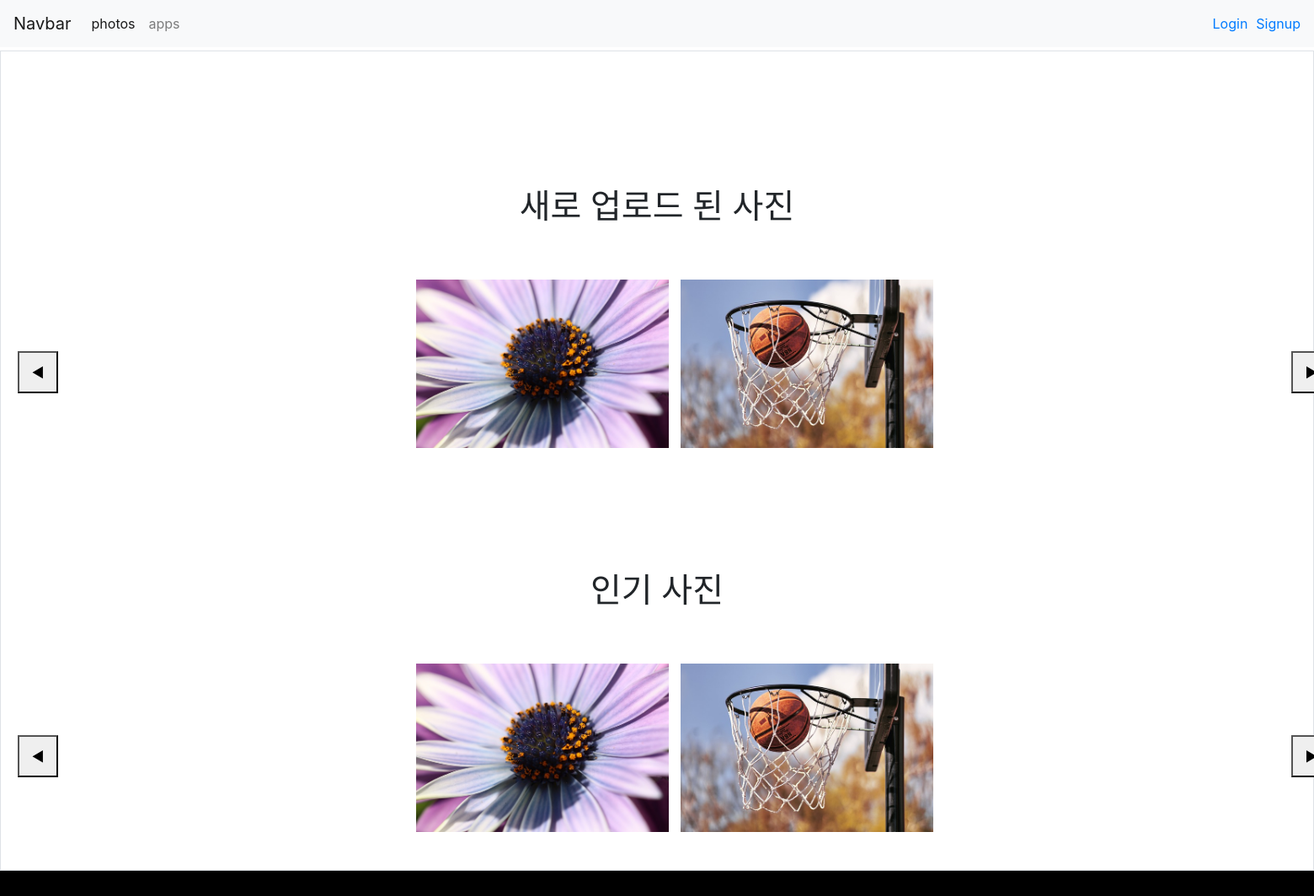
Before: /photos/ with the older database file.
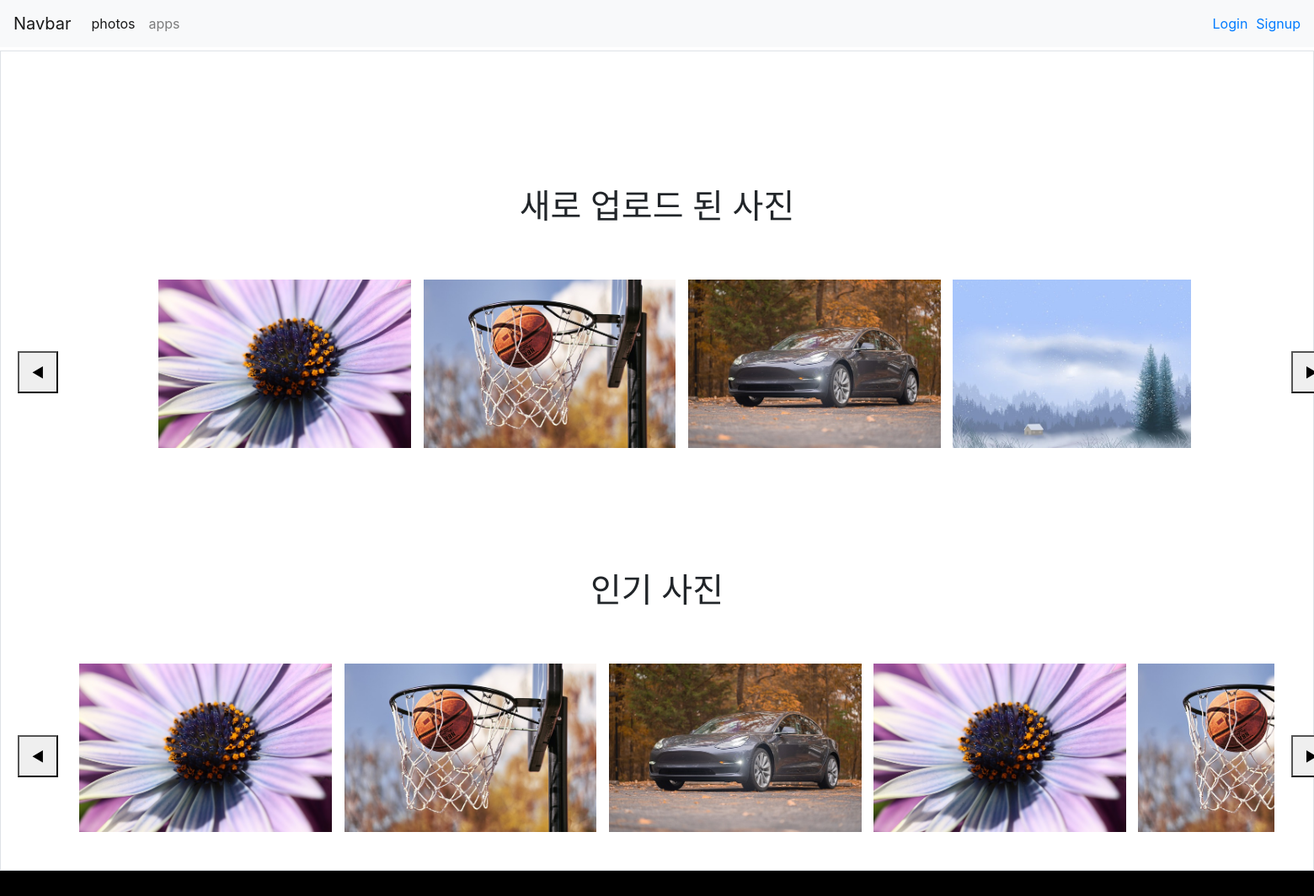
After: the same page with the newer database file.
### photos/models.py (models this page shows, shortened)
class photo(models.Model):
    title = models.TextField(max_length=40, null=True)
    imgfile = models.ImageField(null=True, upload_to="", blank=True)
    content = models.TextField()
    like_users = models.ManyToManyField(settings.AUTH_USER_MODEL, related_name='like_photos')
    created_at = models.DateTimeField(auto_now_add=True)
    updated_at = models.DateTimeField(auto_now=True)
    views = models.IntegerField(default=0)

### photos/views.py (the view)
# urls.py: path('', views.index,name='index'),
def index(request):
    images = photo.objects.all()
    ordered_images = photo.objects.all().order_by('-like_users')
    context = {
            'A': 'A',
            'images' : images,
            'ordered_images' : ordered_images,
    }
    return render(request, 'photos/index.html', context)

### accounts/models.py (called while the page is built)
    def __del__(self):
        user_dir_path = "./media/userfiles/"+self.username+"/"
        print(user_dir_path)
        if os.path.exists(user_dir_path):
            print('exist')
            os.remove(user_dir_path)
            os.rmdir(user_dir_path)
        else :
            print('없음')

### templates/photos/index.html (shortened to what this page needs)
{% extends 'base.html' %}
{% load static %}
{% block content %}
<div class="border">
    <div class="button-container" style="margin-top: 70px;">
    </div>
        <h1 style="margin-top:50px;">새로 업로드 된 사진</h1>
        <div style="display: flex; width: 1600px; margin: 0 auto; margin-top: 20px;">
            <button onclick="RightNew()" style="height: 50px; width: 50px; margin: 20px; margin-top: 120px;" >◀</button>
            <div id="new-image-display" style="height: 250px; width: 1500px; margin-top: 30px;  overflow: auto;  white-space: nowrap; margin-left: auto; margin-right: auto;" >
                {% for i in images %}
                <a href="{% url 'photos:detail' i.id %}"><img src="{{ i.imgfile.url }}" alt="" style="height: 200px; margin: 5px"></a>
                {% endfor %}
            </div>
            <button onclick="LeftNew()" style="height: 50px; width: 50px; margin: 20px; margin-top: 120px;" >▶</button>
        </div>
        <h1 style="margin-top:100px;">인기 사진</h1>
        <div style="display: flex; width: 1600px; margin: 0 auto; margin-top: 20px;">
            <button onclick="RightHot()" style="height: 50px; width: 50px; margin: 20px; margin-top: 120px;" >◀</button>
            <div id="hot-image-display" style="height: 250px; width: 1500px; margin-top: 30px;  overflow: auto;  white-space: nowrap; margin-left: auto; margin-right: auto;" >
                {% for i in ordered_images %}
                <a href="{% url 'photos:detail' i.id %}"><img src="{{ i.imgfile.url }}" alt="" style="height: 200px; margin: 5px"></a>
                {% endfor %}
            </div>
            <button onclick="LeftHot()" style="height: 50px; width: 50px; margin: 20px; margin-top: 120px;" >▶</button>
        </div>
</div>
{% endblock %}

### templates/base.html (shortened to what this page needs)
{% load static %}
<!DOCTYPE html>
<html lang="en">
<head>
    <link rel="stylesheet" href="{% static 'css/style.css' %}" type="text/css"/>
    <link rel="stylesheet" href="https://cdn.jsdelivr.net/npm/bootstrap@4.5.3/dist/css/bootstrap.min.css">
</head>
<body>
    <header>
        <nav class="navbar navbar-expand-lg navbar-light bg-light">
            <a class="navbar-brand" href="{% url 'photos:index' %}">Navbar</a>
            <div class="collapse navbar-collapse" id="navbarSupportedContent">
                <ul class="navbar-nav mr-auto">
                    <li class="nav-item active">
                        <a class="nav-link" href="{% url 'photos:index' %}">photos <span class="sr-only">(current)</span></a>
                    </li>
                    <li class="nav-item">
                        <a class="nav-link" href="{% url 'apps:index' %}">apps</a>
                    </li>
                </ul>
                {% if user.is_authenticated %}
                    <a href="{% url 'accounts:profile' user.username  %}">
                        <div style="margin:6px; margin-right: 10px;" >{{ user.username }}</div>
                    </a>
                    <a href="{% url 'accounts:logout' %}">Logout</a>
                {% else %}
                    <a href="{% url 'accounts:login' %}"><div style="margin:6px; margin-right: 10px;">Login</div></a>
                    <a href="{% url 'accounts:signup' %}">Signup</a>
                {% endif %}
            </div>
        </nav>
    </header>
    <main style="margin-top: 60px; " >
        {% block content %}
        {% endblock %}
    </main>
    <footer>
    </footer>
</body>
</html>

### static/css/style.css (style rules this page uses)
header { position: fixed; top: 0; left: 0; right: 0; }
h1 { text-align: center; }
main { min-height: 800px; }
footer { height: 30px; background-color: black; }
body { flex-direction: column; justify-content: center; text-align: center; }
.border { display: flex; flex-direction: column; justify-content: center; text-align: center; }

### templates/photos/index.html (style rules this page uses)
#new-image-display { -ms-overflow-style: none; }
#hot-image-display { -ms-overflow-style: none; }

Changed rows visible on the page:
added photo: imgfile (picture)
added photo: imgfile (picture), shown under "새로 업로드 된 사진"
